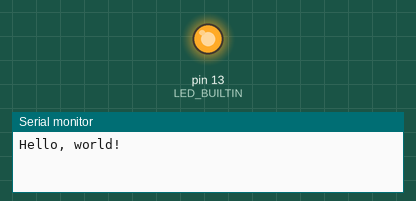
This sketch was run on a simulated Arduino Uno, built with avr-gcc and run on an emulated ATmega328P. Shown: output pins drawn as LEDs (lit = HIGH), the last lines printed to the serial monitor.

Above: at 0.5 s.
At 3.65 s:
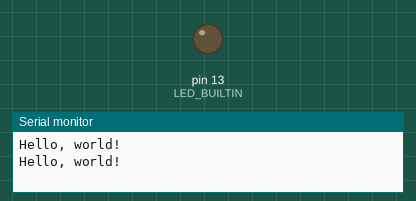
Timing chart, 0 to 4.4 s (numbered marks = the images above):
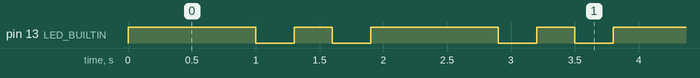

The sketch:

Thing_Plus_Blinky.ino
```cpp
void setup()
{
    pinMode(LED_BUILTIN, OUTPUT);
    Serial.begin(115200);
}

void loop()
{
    Serial.println("Hello, world!");
    digitalWrite(LED_BUILTIN, HIGH);   // turn the LED on (HIGH is the voltage level)
    delay(1000);       // wait for a second


    digitalWrite(LED_BUILTIN, LOW);    // turn the LED off by making the voltage LOW
    delay(300);                       // wait for a second
    digitalWrite(LED_BUILTIN, HIGH);    // turn the LED off by making the voltage LOW
    delay(300);                       // wait for a second
    digitalWrite(LED_BUILTIN, LOW);    // turn the LED off by making the voltage LOW
    delay(300);                       // wait for a second
}
```

Measured:
- by itself, pin 13 (LED_BUILTIN): repeats every 1.9 s: LOW 0.30 s, HIGH 0.30 s, LOW 0.30 s, HIGH 1.0 s
- by itself, everything shown: repeats every 1.9 s, in 4 steps
